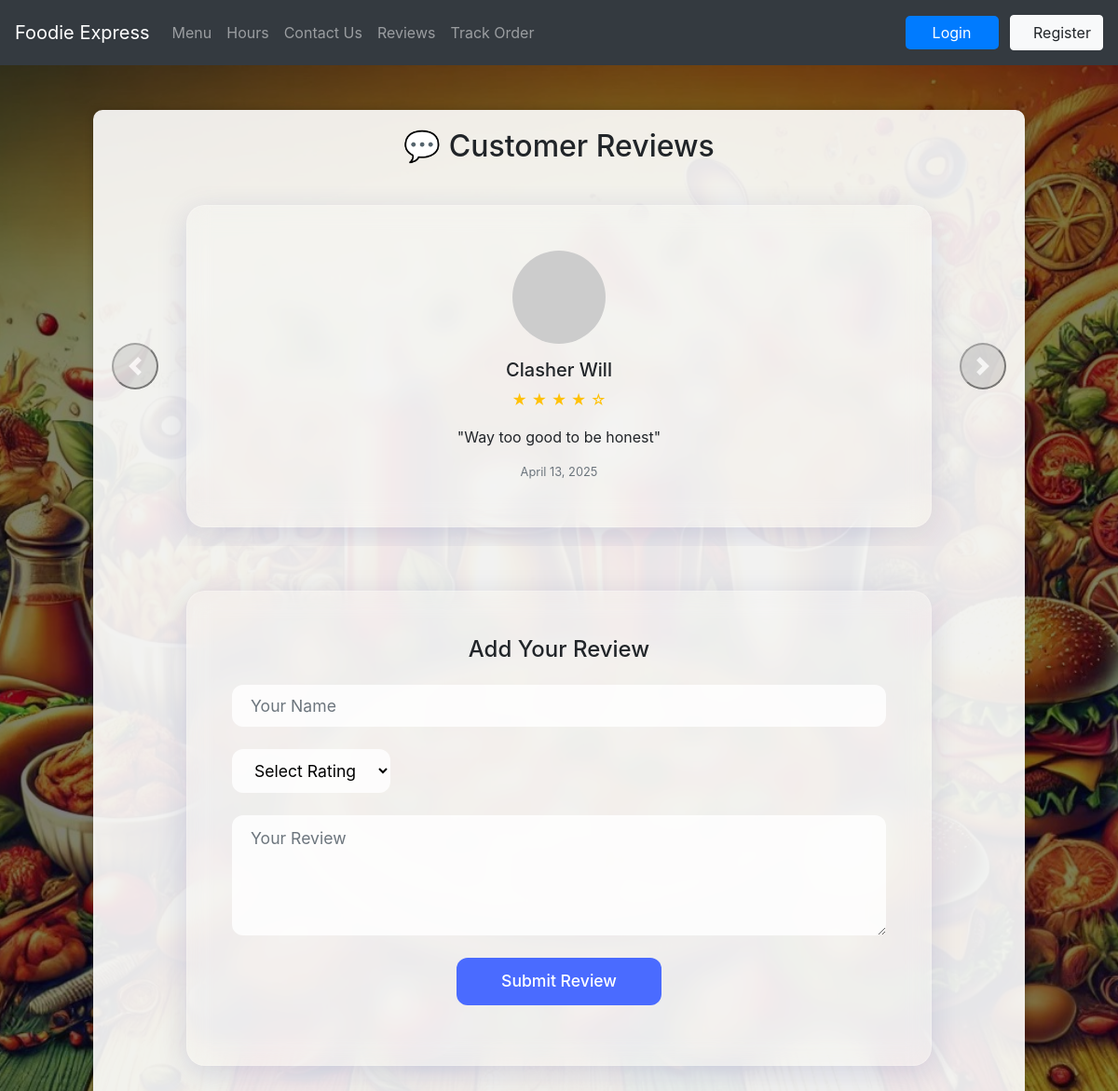
The app's page /reviews/ with its own data.
### orders/models.py (models this page shows)
class Review(models.Model):
    name = models.CharField(max_length=100)
    rating = models.IntegerField()
    review_text = models.TextField()
    created_at = models.DateTimeField(auto_now_add=True)

### orders/views.py (the view)
# urls.py: path("reviews/", views.reviews_page, name="reviews"),
def reviews_page(request):
    if request.method == "POST":
        review_text = request.POST.get("review_text")
        review_rating = request.POST.get("review_rating")
        if review_text and review_rating:
            Review.objects.create(content=review_text, rating=int(review_rating))
        return redirect("reviews")
    reviews = Review.objects.all().order_by('-created_at')
    return render(request, "orders/reviews.html", {"reviews": reviews})

### orders/templates/orders/reviews.html (shortened to what this page needs)
{% extends 'orders/header.html' %}
{% block content %}
<div class="container mt-5">
    <h2 class="text-center mb-4 fw-bold">💬 Customer Reviews</h2>
    <div id="reviewCarousel" class="carousel slide mb-5" data-bs-ride="carousel">
        <div class="carousel-inner">
            {% if reviews %}
                {% for review in reviews %}
                <div class="carousel-item {% if not new_review and forloop.first %}active{% endif %}">
                    <div class="review-card glassmorphism text-center p-5 mx-auto" style="max-width: 800px;">
                        <img src="https://i.pravatar.cc/100?img={{ forloop.counter }}" class="review-img rounded-circle mb-3" alt="User">
                        <h5 class="fw-bold">{{ review.name }}</h5>
                        <p class="text-warning fs-5">
                            {% for i in "12345"|make_list %}
                                {% if forloop.counter <= review.rating %}
                                    ★
                                {% else %}
                                    ☆
                                {% endif %}
                            {% endfor %}
                        </p>
                        <p class="fst-italic fs-5">"{{ review.review_text }}"</p>
                        <small class="text-muted">{{ review.created_at|date:"F j, Y" }}</small>
                    </div>
                </div>
                {% endfor %}
            {% else %}
                <div class="carousel-item active">
                    <div class="text-center p-5 glassmorphism mx-auto" style="max-width: 800px;">
                        <p class="text-muted mb-0 fs-5">No reviews yet. Be the first to leave one below! ✍️</p>
                    </div>
                </div>
            {% endif %}
        </div>
        {% if reviews|length > 1 or new_review %}
        <button class="carousel-control-prev custom-btn" type="button" data-bs-target="#reviewCarousel" data-bs-slide="prev">
            <span class="carousel-control-prev-icon" aria-hidden="true"></span>
        </button>
        <button class="carousel-control-next custom-btn" type="button" data-bs-target="#reviewCarousel" data-bs-slide="next">
            <span class="carousel-control-next-icon" aria-hidden="true"></span>
        </button>
        {% endif %}
    </div>
    <div class="glassmorphism p-5 mb-5 mx-auto" style="max-width: 800px;">
        <h4 class="text-center mb-4">Add Your Review</h4>
        <form method="POST" action="{% url 'orders:submit_review' %}">
            <div class="mb-4">
                <input type="text" class="form-control form-control-lg" name="name" placeholder="Your Name" required>
            </div>
            <div class="mb-4">
                <select class="form-select form-select-lg" name="rating" required>
                    <option value="" disabled selected>Select Rating</option>
                </select>
            </div>
            <div class="mb-4">
                <textarea class="form-control form-control-lg" name="review_text" rows="4" placeholder="Your Review" required></textarea>
            </div>
            <div class="text-center">
                <button type="submit" class="btn btn-primary btn-lg px-5">Submit Review</button>
            </div>
        </form>
    </div>
</div>
{% endblock %}

### orders/static/orders/style.css (style rules this page uses)
body { background: url('bgimg.jpg') center/cover no-repeat fixed; }
body::before { content: ""; position: fixed; top: 0; left: 0; width: 100%; height: 100%; background: rgba(0, 0, 0, 0.5); z-index: -1; }
.container { max-width: 500px; background: rgba(255, 255, 255, 0.9); padding: 20px; border-radius: 10px; margin-top: 50px; box-shadow: 0px 0px 10px rgba(0, 0, 0, 0.2); }

### orders/templates/orders/reviews.html (style rules this page uses)
.container { max-width: 1000px; }
.form-control, .form-select { background: rgba(255, 255, 255, 0.8); border: none; border-radius: 12px; padding: 12px 20px; font-size: 1.1rem; }
.btn-primary { background-color: #4a6bff; border: none; padding: 12px 30px; border-radius: 12px; font-size: 1.1rem; font-weight: 500; }
.glassmorphism { background: rgba(255, 255, 255, 0.2); border-radius: 20px; backdrop-filter: blur(12px); box-shadow: 0 8px 32px 0 rgba(31, 38, 135, 0.15); border: 1px solid rgba(255, 255, 255, 0.2); }
.review-img { width: 100px; height: 100px; object-fit: cover; }
.carousel-item { transition: transform 0.6s ease, opacity 0.6s ease; padding: 20px 0; }
.review-card { width: 100%; }
.carousel-control-prev, .carousel-control-next { width: 50px; height: 50px; border-radius: 50%; background-color: rgba(0, 0, 0, 0.2); top: 50%; transform: translateY(-50%); }

### records on screen
Review: name "Clasher Will", rating 4 (drawn), review_text "Way too good to be honest", created_at "April 13, 2025"
